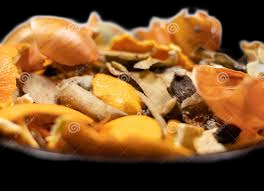
#> input picture data/biological/biological_102.jpg, 264 x 191 px, given as the content of the folder ./data/Plastic, which was not available
$ jupyter execute --allow-errors notebook.ipynb   (text cells are left out)
#> lines starting #> are read from the running program, lines starting #| are printed output that depends on the picture; pictures that were not available may be replaced by others from this repository, and a replacement may not be noted
[cell 1]
# Uncommeend jika belum mendownload librari yang dibutuhkan
# %pip install opencv-python
# %pip install numpy
# %pip install matplotlib
# %pip install seaborn
# %pip install scikit-image
# %pip install scikit-learn
# %pip install joblib

[cell 2]
import os
import cv2
import numpy as np
import matplotlib.pyplot as plt
import seaborn as sns
import joblib
from skimage.feature import hog
from skimage import exposure
from sklearn.model_selection import train_test_split, GridSearchCV
from sklearn.ensemble import AdaBoostClassifier
from sklearn.tree import DecisionTreeClassifier
from sklearn.metrics import classification_report, confusion_matrix, accuracy_score
from sklearn.pipeline import Pipeline

[cell 3]
DATASET_PATH = './data'
KATEGORI = ['Plastic', 'Paper', 'Metal', 'Glass', 'Biological']
WARNA_KAT    = ['#2196F3', '#4CAF50', '#FF5722', '#9C27B0', '#FF9800']

[cell 4]
all_files = []
for root, _, files in os.walk(DATASET_PATH):
    for fname in files:
        if fname.lower().endswith(('.jpg', '.jpeg', '.png')):
            all_files.append(os.path.join(root, fname))
print(f"Total file gambar: {len(all_files)}")

[cell 5]
jumlah_data = []
for kat in KATEGORI:
    folder = os.path.join(DATASET_PATH, kat)
    if os.path.exists(folder):
        n = len([f for f in os.listdir(folder)
                if f.lower().endswith(('.jpg', '.jpeg', '.png'))])
        jumlah_data.append(n)
        print(f"{kat:12s}: {n:4d} gambar")
    else:
        jumlah_data.append(0)
        print(f"Folder '{kat}' tidak ditemukan")
print(f"\nTotal: {sum(jumlah_data)} gambar")

[cell 6]
fig, ax = plt.subplots(figsize=(10, 5))
bars = ax.bar(KATEGORI, jumlah_data, color=WARNA_KAT,
              width=0.55, edgecolor='white', linewidth=1.5)

for bar, val in zip(bars, jumlah_data):
    pct = val / sum(jumlah_data) * 100
    ax.text(bar.get_x() + bar.get_width() / 2,
            bar.get_height() + max(jumlah_data) * 0.015,
            f'{val}\n({pct:.1f}%)',
            ha='center', va='bottom', fontsize=10, fontweight='bold')

ax.set_title('Distribusi Jumlah Gambar per Kategori Sampah',
              fontsize=14, fontweight='bold', pad=15)
ax.set_xlabel('Kategori', fontsize=12)
ax.set_ylabel('Jumlah Gambar', fontsize=12)
ax.set_ylim(0, max(jumlah_data) * 1.25)
ax.yaxis.grid(True, linestyle='--', alpha=0.5)
ax.set_axisbelow(True)
ax.spines[['top', 'right']].set_visible(False)
plt.tight_layout()
plt.show()
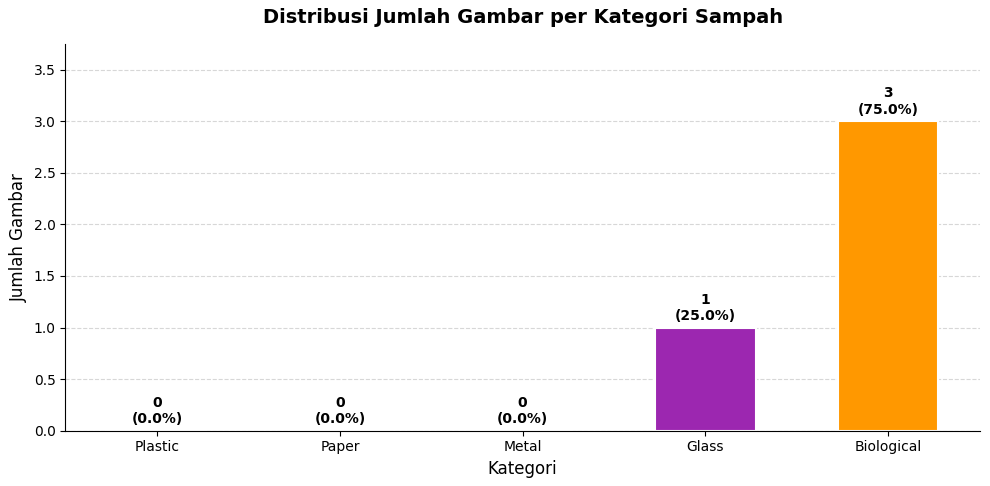
#> figure drawn by matplotlib, 1 panel; tallest bar 3 high, from x = 3.73 to 4.28

[cell 7]
fig, axes = plt.subplots(1, len(KATEGORI), figsize=(16, 3.8))

for ax, kat, warna in zip(axes, KATEGORI, WARNA_KAT):
    folder = os.path.join(DATASET_PATH, kat)
    files  = sorted([f for f in os.listdir(folder)
                    if f.lower().endswith(('.jpg', '.jpeg', '.png'))])
    img    = cv2.imread(os.path.join(folder, files[0]))
#> img is the input picture: shape (191, 264, 3); mean B, G, R 43.6, 86, 127.5
    img    = cv2.resize(img, (128, 128))
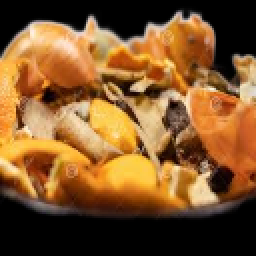
#> img: shape (128, 128, 3) (shown 2 times larger); mean B, G, R 43.5, 85.9, 127.4
    ax.imshow(cv2.cvtColor(img, cv2.COLOR_BGR2RGB))
    ax.set_title(kat, fontsize=12, fontweight='bold', color=warna, pad=6)
    ax.axis('off')
    for spine in ax.spines.values():
        spine.set_visible(True)
        spine.set_edgecolor(warna)
        spine.set_linewidth(3)

fig.suptitle('Contoh Gambar per Kategori Sampah',
              fontsize=14, fontweight='bold', y=1.04)
plt.tight_layout()
plt.show()
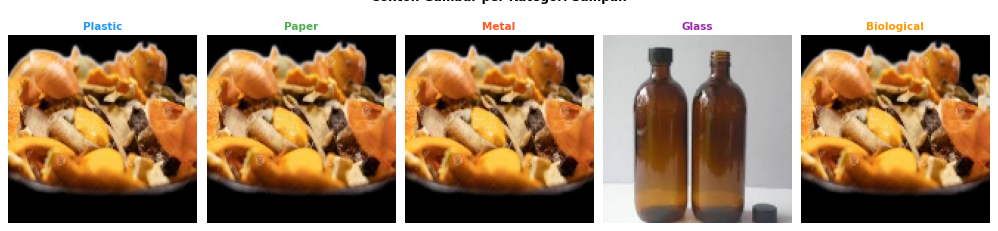
#> figure drawn by matplotlib, 5 panels

[cell 8]
def extract_features(image, return_visual=False):
#> called with return_visual = True
  total_px = image.shape[0] * image.shape[1]
#> total_px = 16384
  blurred  = cv2.GaussianBlur(image, (5, 5), 0)
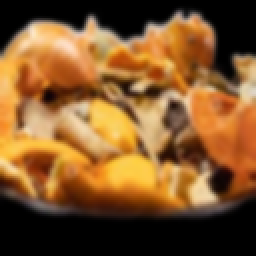
#> blurred: shape (128, 128, 3) (shown 2 times larger); mean B, G, R 43.5, 85.9, 127.4

  hist_r = cv2.calcHist([blurred], [2], None, [32], [0, 256]).flatten() / total_px
  hist_g = cv2.calcHist([blurred], [1], None, [32], [0, 256]).flatten() / total_px
  hist_b = cv2.calcHist([blurred], [0], None, [32], [0, 256]).flatten() / total_px

  # Histogram HSV
  hsv = cv2.cvtColor(blurred, cv2.COLOR_BGR2HSV)
#> hsv: shape (128, 128, 3); mean H, S, V 12.5, 123.4, 127.4
  hist_h = cv2.calcHist([hsv], [0], None, [32], [0, 256]).flatten() / total_px
  hist_s = cv2.calcHist([hsv], [1], None, [32], [0, 256]).flatten() / total_px
  hist_v = cv2.calcHist([hsv], [2], None, [32], [0, 256]).flatten() / total_px

  # HOG (Bentuk)
  gray = cv2.cvtColor(blurred, cv2.COLOR_BGR2GRAY)
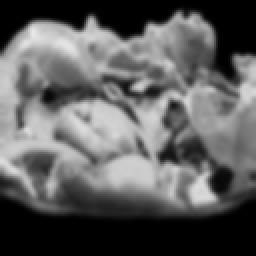
#> gray: shape (128, 128) (shown 2 times larger); min 0, max 232, mean 93.5
  if return_visual:
    hog_feats, hog_img = hog(
			gray, orientations=9,
			pixels_per_cell=(16, 16), cells_per_block=(2, 2),
			block_norm='L2-Hys', visualize=True
		)
    return (
			np.concatenate([hist_r, hist_g, hist_b,
											hist_h, hist_s, hist_v, hog_feats]),
			blurred,
			hog_img,
			{'hist_r': hist_r, 'hist_g': hist_g, 'hist_b': hist_b,
				'hist_h': hist_h, 'hist_s': hist_s, 'hist_v': hist_v}
		)
  else:
    hog_feats = hog(
        gray, orientations=9,
        pixels_per_cell=(16, 16), cells_per_block=(2, 2),
        block_norm='L2-Hys', visualize=False
    )
    return np.concatenate([hist_r, hist_g, hist_b,
                          hist_h, hist_s, hist_v, hog_feats])

[cell 9]
folder_c  = os.path.join(DATASET_PATH, KATEGORI[0])
files_c   = sorted([f for f in os.listdir(folder_c)
                    if f.lower().endswith(('.jpg', '.jpeg', '.png'))])

contoh_img = cv2.imread(os.path.join(folder_c, files_c[0]))
contoh_img_resized = cv2.resize(contoh_img, (128, 128))

fitur_vec, blur_img, hog_vis, hists = extract_features(
    contoh_img_resized, return_visual=True)
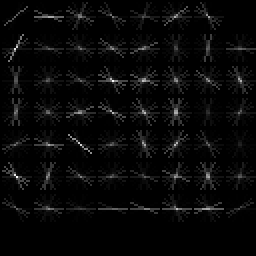
#> hog_vis: shape (128, 128) float64 (shown 2 times larger); min 0, max 33.65, mean 1.1; drawn with min black and max white

print(f"Kategori contoh : {KATEGORI[0]}")
print(f"Total dimensi fitur : {len(fitur_vec)}")
print(f"Histogram RGB : {len(hists['hist_r'])*3} dim  (3 × 32)")
print(f"Histogram HSV : {len(hists['hist_h'])*3} dim  (3 × 32)")
print(f"HOG : {len(fitur_vec) - 192} dim")

[cell 10]
fig, axes = plt.subplots(1, 3, figsize=(13, 4.2))

axes[0].imshow(cv2.cvtColor(contoh_img_resized, cv2.COLOR_BGR2RGB))
axes[0].set_title('Gambar Asli (128x128)', fontweight='bold', pad=8)
axes[0].axis('off')

axes[1].imshow(cv2.cvtColor(blur_img, cv2.COLOR_BGR2RGB))
axes[1].set_title('Gaussian Blur 5x5\n(Reduksi Noise)', fontweight='bold', pad=8)
axes[1].axis('off')

hog_rescaled = exposure.rescale_intensity(hog_vis, in_range=(0, 10))
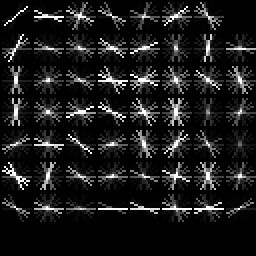
#> hog_rescaled: shape (128, 128) float64 (shown 2 times larger); min 0, max 1, mean 0.105
axes[2].imshow(hog_rescaled, cmap='hot')
axes[2].set_title('Visualisasi HOG\n(Arah & Kekuatan Gradien)', fontweight='bold', pad=8)
axes[2].axis('off')

fig.suptitle(f'Tahapan Preprocessing & Ekstraksi HOG — Kategori: {KATEGORI[0]}',
            fontsize=13, fontweight='bold', y=1.04)
plt.tight_layout()
plt.show()
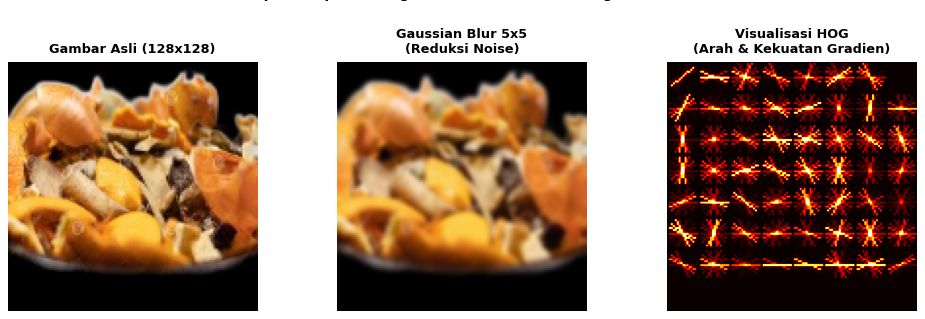
#> figure drawn by matplotlib, 3 panels

[cell 11]
fig, axes = plt.subplots(1, 3, figsize=(13, 3.8))
bins = np.arange(32)

rgb_data = [
	(hists['hist_r'], '#C0392B', 'Red (R)', 'Intensitas merah'),
	(hists['hist_g'], '#27AE60', 'Green (G)', 'Intensitas hijau'),
	(hists['hist_b'], '#2980B9', 'Blue (B)', 'Intensitas biru'),
]
for ax, (hist, color, title, sub) in zip(axes, rgb_data):
	ax.bar(bins, hist, color=color, alpha=0.85, edgecolor='white', linewidth=0.4)
	ax.set_title(f'{title}\\n{sub}', fontweight='bold', fontsize=10)
	ax.set_xlabel('Bin (0-31)', fontsize=9)
	ax.set_ylabel('Frekuensi (norm.)', fontsize=9)
	ax.yaxis.grid(True, linestyle='--', alpha=0.4)
	ax.set_axisbelow(True)
	ax.spines[['top', 'right']].set_visible(False)

fig.suptitle('Histogram RGB — Fitur Warna Dasar',
              fontsize=13, fontweight='bold', y=1.04)
plt.tight_layout()
plt.show()
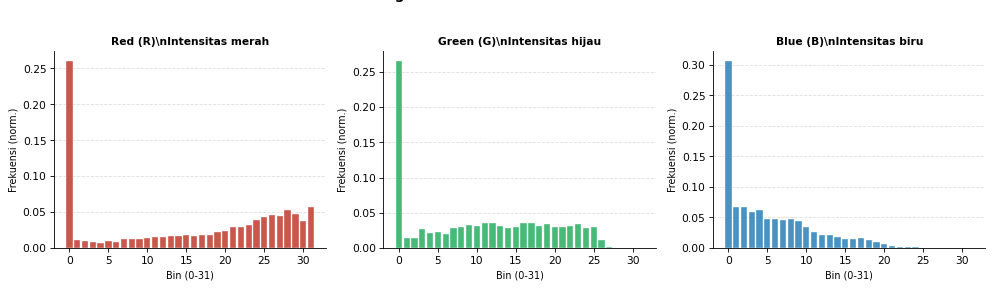
#> figure drawn by matplotlib, 3 panels; panel 1: tallest bar 0.261 high, from x = -0.4 to 0.4; panel 2: tallest bar 0.266 high, from x = -0.4 to 0.4; panel 3: tallest bar 0.307 high, from x = -0.4 to 0.4

[cell 12]
fig, axes = plt.subplots(1, 3, figsize=(13, 3.8))
bins = np.arange(32)

hsv_data = [
	(hists['hist_h'], '#E74C3C', 'Hue (H)', 'Warna pokok (robust)'),
	(hists['hist_s'], '#2ECC71', 'Saturation (S)', 'Kejenuhan warna'),
	(hists['hist_v'], '#3498DB', 'Value (V)', 'Kecerahan piksel'),
]
for ax, (hist, color, title, sub) in zip(axes, hsv_data):
	ax.bar(bins, hist, color=color, alpha=0.85, edgecolor='white', linewidth=0.4)
	ax.set_title(f'{title}\\n{sub}', fontweight='bold', fontsize=10)
	ax.set_xlabel('Bin (0-31)', fontsize=9)
	ax.set_ylabel('Frekuensi (norm.)', fontsize=9)
	ax.yaxis.grid(True, linestyle='--', alpha=0.4)
	ax.set_axisbelow(True)
	ax.spines[['top', 'right']].set_visible(False)

fig.suptitle('Histogram HSV — Robust terhadap Perubahan Pencahayaan (Swain & Ballard, 1991)',
              fontsize=13, fontweight='bold', y=1.04)
plt.tight_layout()
plt.show()
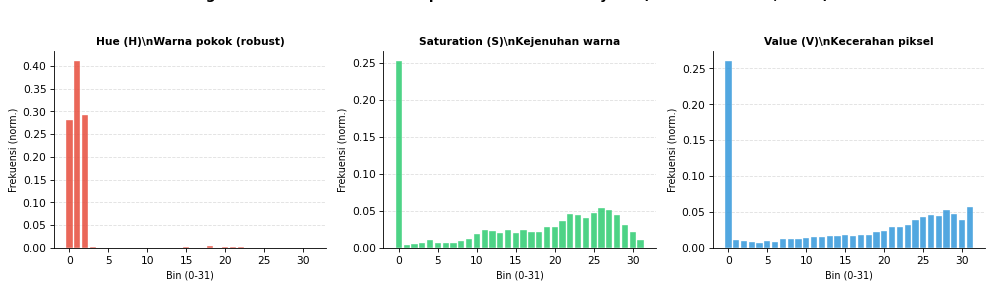
#> figure drawn by matplotlib, 3 panels; panel 1: tallest bar 0.411 high, from x = 0.6 to 1.4; panel 2: tallest bar 0.252 high, from x = -0.4 to 0.4; panel 3: tallest bar 0.26 high, from x = -0.4 to 0.4

[cell 13]
X, y = [], []

for label_idx, kat in enumerate(KATEGORI):
	folder = os.path.join(DATASET_PATH, kat)
	if not os.path.exists(folder):
		print(f"Folder '{kat}' tidak ditemukan, dilewati.")
		continue
	for fname in os.listdir(folder):
		if not fname.lower().endswith(('.jpg', '.jpeg', '.png')):
			continue
		img = cv2.imread(os.path.join(folder, fname))
		if img is None:
			continue
		img_resized = cv2.resize(img, (128, 128))
		X.append(extract_features(img_resized))
		y.append(label_idx)

[cell 14]
X = np.array(X)
y = np.array(y)
print(f"Dataset siap → X: {X.shape}, y: {y.shape}")
#| Dataset siap → X: (5, 1956), y: (5,)
print(f"Total sampel : {len(y)}")
print(f"Jumlah fitur : {X.shape[1]}")
#| Jumlah fitur : 1956
